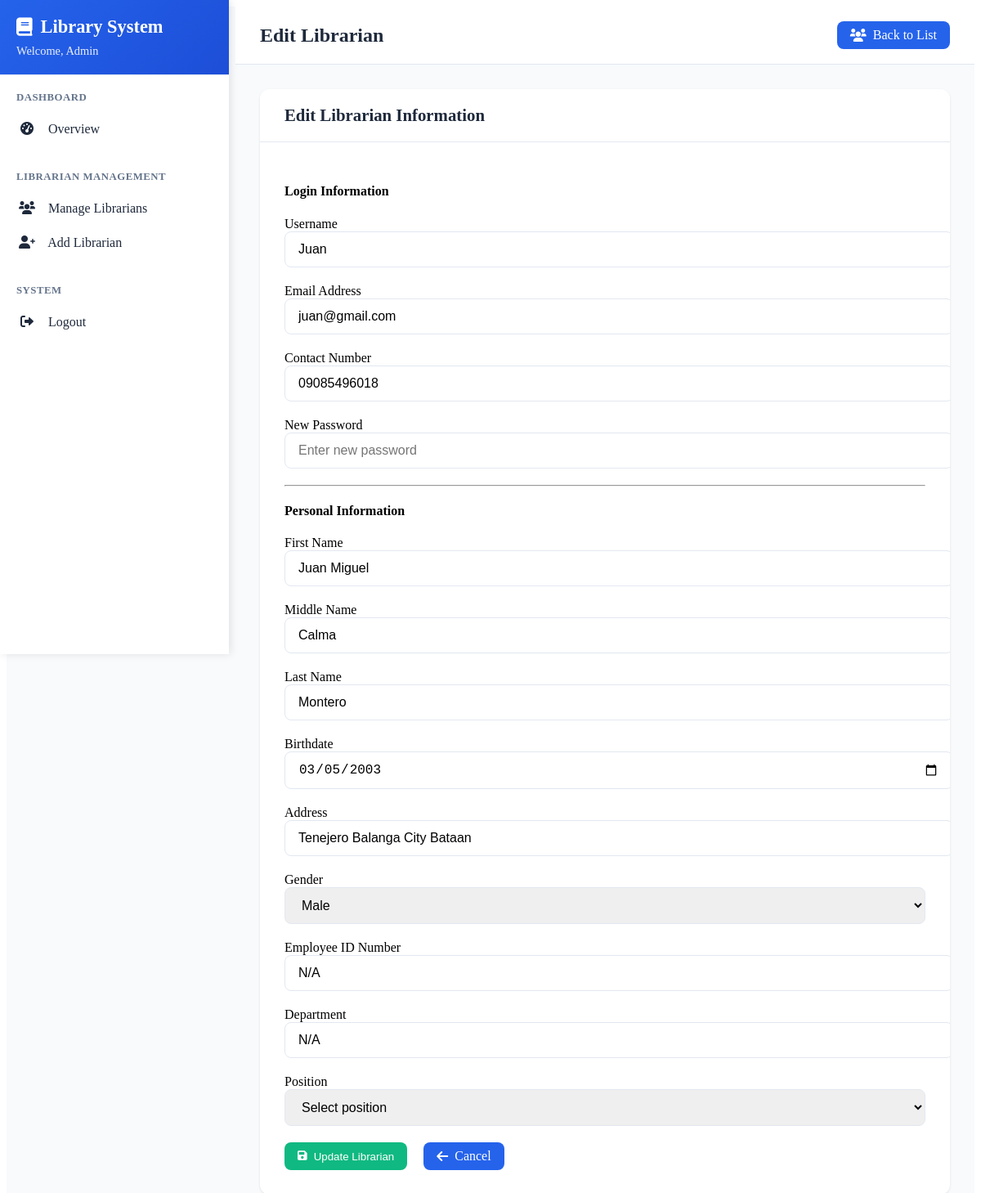
The app's page /admin/processes/edit_user.php?id=44 (signed in) with its own data.
### tables this page shows
CREATE TABLE `tbllogininformation` (
  `id` int(11) NOT NULL,
  `username` varchar(100) NOT NULL,
  `email` varchar(100) NOT NULL,
  `contact` varchar(100) NOT NULL,
  `password` varchar(100) NOT NULL,
  `accounttype` varchar(100) NOT NULL,
  `datecreated` date NOT NULL,
  `remarks` varchar(100) NOT NULL
);

CREATE TABLE `tbl_personal_information` (
  `personal_id` int(11) NOT NULL,
  `login_id` int(11) NOT NULL,
  `first_name` varchar(100) NOT NULL,
  `middle_name` varchar(100) DEFAULT NULL,
  `last_name` varchar(100) NOT NULL,
  `gender` enum('Male','Female') NOT NULL,
  `birthdate` date NOT NULL,
  `address` varchar(255) NOT NULL,
  `phone_number` varchar(50) DEFAULT NULL,
  `student_id_number` varchar(50) NOT NULL,
  `course` varchar(100) NOT NULL,
  `year_level` enum('1','2','3','4') NOT NULL
);

### admin/processes/edit_user.php (the view, shortened to what this page needs)
<?php
include '../../config/config.php';
$user_data = null;
$personal_data = null;
$user_id = (int) $_GET['id'];
try {
    $stmt = $db->prepare("SELECT * FROM tbllogininformation WHERE id = :id AND accounttype = 'librarian'");
    $stmt->bindParam(':id', $user_id, PDO::PARAM_INT);
    $stmt->execute();
    $user_data = $stmt->fetch(PDO::FETCH_ASSOC);
    $stmt2 = $db->prepare("SELECT * FROM tbl_personal_information WHERE login_id = :id");
    $stmt2->bindParam(':id', $user_id, PDO::PARAM_INT);
    $stmt2->execute();
    $personal_data = $stmt2->fetch(PDO::FETCH_ASSOC);
} catch (Exception $e) {
    header('Location: manage_users.php?error=database_error');
    exit();
}
?>
<!DOCTYPE html>
<html lang="en">
<head>
  <link rel="stylesheet" href="../../assets/css/sidebar.css">
  <link rel="stylesheet" href="https://cdnjs.cloudflare.com/ajax/libs/font-awesome/6.0.0/css/all.min.css">
</head>
<body>
    <div class="sidebar-layout">
        <div class="sidebar">
            <div class="sidebar-header">
                <h2><i class="fas fa-book"></i> Library System</h2>
                <div class="user-info">Welcome, Admin</div>
            </div>
            <nav class="sidebar-nav">
                <div class="nav-section">
                    <div class="nav-section-title">Dashboard</div>
                    <a href="../index.php" class="nav-item">
                        <i class="fas fa-tachometer-alt"></i> Overview
                    </a>
                </div>
                <div class="nav-section">
                    <div class="nav-section-title">Librarian Management</div>
                    <a href="manage_users.php" class="nav-item">
                        <i class="fas fa-users"></i> Manage Librarians
                    </a>
                    <a href="add_user.php" class="nav-item">
                        <i class="fas fa-user-plus"></i> Add Librarian
                    </a>
                </div>
                <div class="nav-section">
                    <div class="nav-section-title">System</div>
                    <a href="../../processes/logout.php" class="nav-item">
                        <i class="fas fa-sign-out-alt"></i> Logout
                    </a>
                </div>
            </nav>
        </div>
        <div class="main-content">
            <div class="top-header">
                <h1 class="header-title">Edit Librarian</h1>
                <div class="header-actions">
                    <a href="manage_users.php" class="btn btn-primary">
                        <i class="fas fa-users"></i> Back to List
                    </a>
                </div>
            </div>
            <div class="content-area">
                <div class="content-card">
                    <div class="content-header">
                        <h3>Edit Librarian Information</h3>
                    </div>
                    <div class="content-body">
                        <form method="POST" action="edit_user.php?id=<?php echo $user_id; ?>">
                            <h4>Login Information</h4>
                            <div class="form-group">
                                <label>Username</label>
                                <input type="text" name="username" class="form-control"
                                       value="<?php echo htmlspecialchars($user_data['username']); ?>" required>
                            </div>
                            <div class="form-group">
                                <label>Email Address</label>
                                <input type="email" name="email" class="form-control"
                                       value="<?php echo htmlspecialchars($user_data['email']); ?>" required>
                            </div>
                            <div class="form-group">
                                <label>Contact Number</label>
                                <input type="text" name="contact" class="form-control"
                                       value="<?php echo htmlspecialchars($user_data['contact']); ?>" required>
                            </div>
                            <div class="form-group">
                                <label>New Password</label>
                                <input type="password" name="password" class="form-control"
                                       placeholder="Enter new password">
                            </div>
                            <hr>
                            <h4>Personal Information</h4>
                            <div class="form-group">
                                <label>First Name</label>
                                <input type="text" name="firstname" class="form-control"
                                       value="<?php echo htmlspecialchars($personal_data['first_name'] ?? ''); ?>" required>
                            </div>
                            <div class="form-group">
                                <label>Middle Name</label>
                                <input type="text" name="middlename" class="form-control"
                                       value="<?php echo htmlspecialchars($personal_data['middle_name'] ?? ''); ?>">
                            </div>
                            <div class="form-group">
                                <label>Last Name</label>
                                <input type="text" name="lastname" class="form-control"
                                       value="<?php echo htmlspecialchars($personal_data['last_name'] ?? ''); ?>" required>
                            </div>
                            <div class="form-group">
                                <label>Birthdate</label>
                                <input type="date" name="birthdate" class="form-control"
                                       value="<?php echo htmlspecialchars($personal_data['birthdate'] ?? ''); ?>" required>
                            </div>
                            <div class="form-group">
                                <label>Address</label>
                                <input type="text" name="address" class="form-control"
                                       value="<?php echo htmlspecialchars($personal_data['address'] ?? ''); ?>" required>
                            </div>
                            <div class="form-group">
                                <label>Gender</label>
                                <select name="gender" class="form-control" required>
                                    <option value="Male" <?php echo (isset($personal_data['gender']) && $personal_data['gender'] === 'Male') ? 'selected' : ''; ?>>Male</option>
                                </select>
                            </div>
                            <div class="form-group">
                                <label>Employee ID Number</label>
                                <input type="text" name="student_id_number" class="form-control"
                                       value="<?php echo htmlspecialchars($personal_data['student_id_number'] ?? ''); ?>" required>
                            </div>
                            <div class="form-group">
                                <label>Department</label>
                                <input type="text" name="course" class="form-control"
                                       value="<?php echo htmlspecialchars($personal_data['course'] ?? ''); ?>" required>
                            </div>
                            <div class="form-group">
                                <label>Position</label>
                                <select name="year_level" class="form-control" required>
                                    <option value="">Select position</option>
                                </select>
                            </div>
                            <div class="d-flex gap-2">
                                <button type="submit" name="update" class="btn btn-success">
                                    <i class="fas fa-save"></i> Update Librarian
                                </button>
                                <a href="manage_users.php" class="btn btn-primary">
                                    <i class="fas fa-arrow-left"></i> Cancel
                                </a>
                            </div>
                        </form>
                    </div>
                </div>
            </div>
        </div>
    </div>
</body>
</html>

### assets/css/sidebar.css (style rules this page uses)
:root { --primary-color: #2563eb; --primary-dark: #1d4ed8; --secondary-color: #64748b; --success-color: #10b981; --warning-color: #f59e0b; --danger-color: #ef4444; --light-bg: #f8fafc; --white: #ffffff; --border-color: #e2e8f0; --text-primary: #1e293b; --text-secondary: #64748b; --sidebar-width: 280px; --header-height: 70px; }
.sidebar-layout { display: flex; min-height: 100vh; background: var(--light-bg); }
.sidebar { width: var(--sidebar-width); background: var(--white); box-shadow: 2px 0 10px rgba(0,0,0,0.1); position: fixed; height: 100vh; left: 0; top: 0; z-index: 1000; transition: all 0.3s ease; }
.main-content { flex: 1; margin-left: var(--sidebar-width); min-height: 100vh; transition: all 0.3s ease; }
.sidebar-header { padding: 20px; border-bottom: 1px solid var(--border-color); background: linear-gradient(135deg, var(--primary-color), var(--primary-dark)); color: var(--white); }
.sidebar-header h2 { margin: 0; font-size: 1.4rem; font-weight: 600; display: flex; align-items: center; gap: 10px; }
.sidebar-header .user-info { margin-top: 8px; font-size: 0.9rem; opacity: 0.9; }
.sidebar-nav { padding: 20px 0; }
.nav-section { margin-bottom: 30px; }
.nav-section-title { padding: 0 20px 10px; font-size: 0.8rem; font-weight: 600; color: var(--text-secondary); text-transform: uppercase; letter-spacing: 0.5px; }
.nav-item { display: block; padding: 12px 20px; color: var(--text-primary); text-decoration: none; transition: all 0.3s ease; border-left: 3px solid transparent; position: relative; }
.nav-item i { width: 20px; margin-right: 12px; text-align: center; }
.top-header { height: var(--header-height); background: var(--white); border-bottom: 1px solid var(--border-color); display: flex; align-items: center; justify-content: space-between; padding: 0 30px; position: sticky; top: 0; z-index: 100; }
.header-title { font-size: 1.5rem; font-weight: 600; color: var(--text-primary); margin: 0; }
.header-actions { display: flex; align-items: center; gap: 15px; }
.btn { padding: 8px 16px; border-radius: 8px; text-decoration: none; font-weight: 500; transition: all 0.3s ease; border: none; cursor: pointer; display: inline-flex; align-items: center; gap: 8px; }
.btn-primary { background: var(--primary-color); color: var(--white); }
.btn-success { background: var(--success-color); color: var(--white); }
.content-area { padding: 30px; }
.content-card { background: var(--white); border-radius: 12px; box-shadow: 0 1px 3px rgba(0,0,0,0.1); overflow: hidden; }
.content-header { padding: 20px 30px; border-bottom: 1px solid var(--border-color); background: var(--white); }
.content-header h3 { margin: 0; font-size: 1.3rem; color: var(--text-primary); }
.content-body { padding: 30px; }
.form-group { margin-bottom: 20px; }
.form-control { width: 100%; padding: 12px 16px; border: 1px solid var(--border-color); border-radius: 8px; font-size: 1rem; transition: border-color 0.3s ease; }
.d-flex { display: flex; }
.gap-2 { gap: 20px; }

### records on screen
tbllogininformation: username "Juan", email "juan@gmail.com", contact "09085496018"
tbl_personal_information: firstname "Juan Miguel", middlename "Calma", lastname "Montero", birthdate "03/05/2003", address "Tenejero Balanga City Bataan", gender "Male", student_id_number "N/A", course "N/A"
